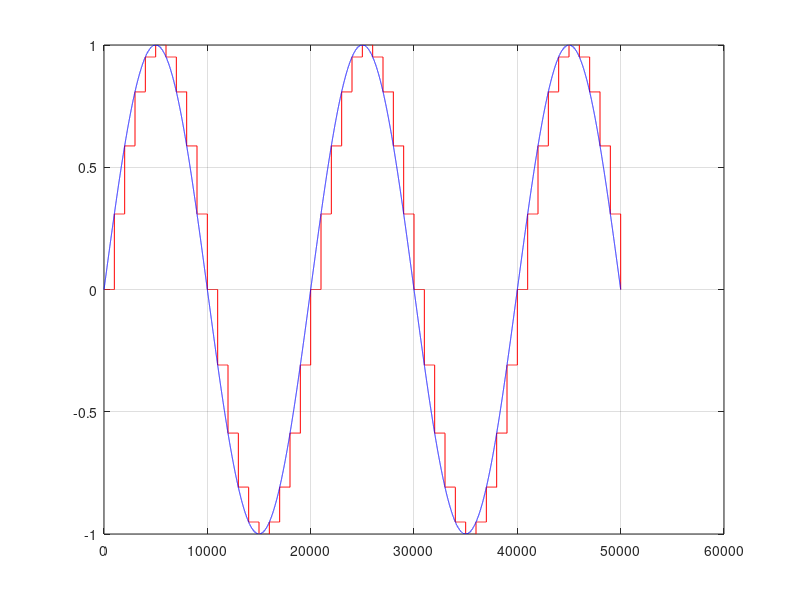
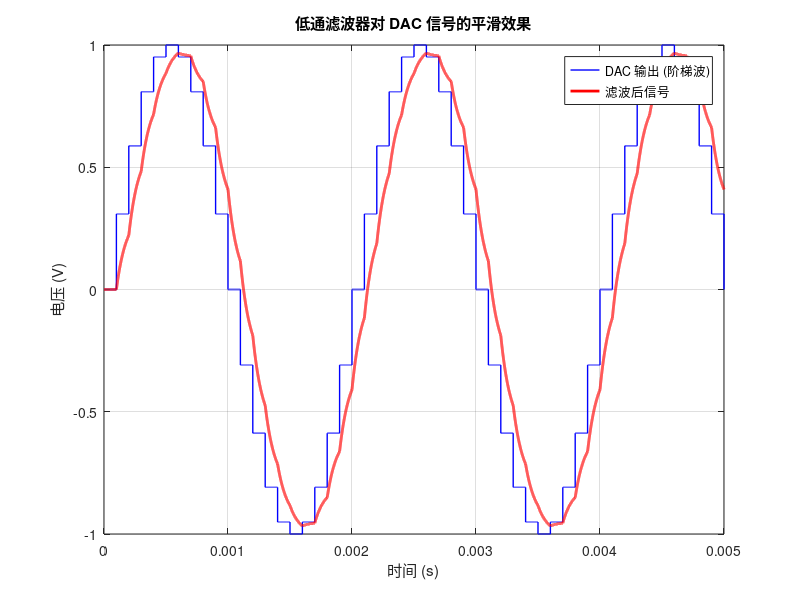

Write MATLAB code to recreate these figures, in order. (Note: this script raises an error after producing the figures.)
clc;
clear;
% 参数定义
fs_dac = 10e3;       % DAC 采样率 1MHz
Ts = 1/fs_dac;        % 采样周期
f_sig = 500;          % 信号频率
dt = 1e-7;
t_sim = 0:dt:0.005; % 高密度时间轴 (模拟连续)

% 连续信号
signal = sin(2*pi*f_sig*t_sim);

%采样信号
t_sample = 0:Ts:0.005;
signal_sample = sin(2*pi*f_sig*t_sample);

%矩形函数h(t)

h_zoh = ones(1,round(Ts/dt));

%零阶插值结果
%采样信号映射到连续时间轴
signal_impluse = zeros(1,length(t_sim));
indices = round(t_sample/dt)+1;

% 防止索引越界
indices = indices(indices <= length(t_sim));
signal_impluse(indices) = signal_sample(1:length(indices));

% 零阶保持卷积（使用 'full' 保持长度一致）
signal_zoh = conv(signal_impluse, h_zoh);
signal_zoh = signal_zoh(1:length(t_sim));

figure;
plot(signal_zoh,Color='red');hold on;plot(signal,Color='blue');hold off;
grid on;

%传递函数
fc = 2e3;
%一阶RC滤波器
num = [1];
tau = 1/(2*pi*fc);
den =[tau,1];
sys_lf = tf(num,den);

[y_filtered, t_out] = lsim(sys_lf, signal_zoh, t_sim);

% 绘图对比
figure;
plot(t_sim, signal_zoh, 'b', 'LineWidth', 1); hold on;
plot(t_out, y_filtered, 'r', 'LineWidth', 2);
legend('DAC 输出 (阶梯波)', '滤波后信号');
xlabel('时间 (s)'); ylabel('电压 (V)');
title('低通滤波器对 DAC 信号的平滑效果');
grid on;

%二阶巴特沃斯滤波器
[b,a] = butter(2,2*pi*fc,'s');
sys_buffer = tf(b,a);

%二阶巴特沃斯滤波器输出
[y_butter,tout2] = lsim(sys_buffer,signal_zoh,t_sim);

%引入有源滤波器
%可控增益 阻抗隔离
%Sallen-Key二阶有源滤波器
wc = 2*pi*fc;
Q = 0.707;
sallen_key_num = wc*wc;
sallen_key_den = [1,wc/Q,wc*wc];
sallen_key_sys = tf(sallen_key_num,sallen_key_den,Name='Sallen_key-second-order');

[y_sallen,t_sallen] = lsim(sallen_key_sys,signal_zoh,t_sim);
% 绘图对比
figure;
plot(t_sim, signal_zoh, 'k:'); hold on;
plot(t_out, y_filtered, 'b', 'DisplayName', '一阶 LPF');
plot(tout2, y_butter, 'r', 'LineWidth', 1.5, 'DisplayName', '二阶巴特沃斯');
plot(t_sallen,y_sallen,'green','LineWidth', 1.5, 'DisplayName', '二阶sallen-key低通滤波器');
legend; title('不同阶数滤波器的对比');


% 定义不同的 Q 值
Q_list = [2.0, 0.707, 0.3];
colors = ['r', 'g', 'b'];
figure;
plot(t_sim, signal_zoh, 'k:', 'DisplayName', 'DAC Output'); hold on;

for i = 1:length(Q_list)
    Q_val = Q_list(i);
    % 构建传递函数
    num = wc^2;
    den = [1, wc/Q_val, wc^2];
    sys = tf(num, den);
    
    % 仿真
    y_out = lsim(sys, signal_zoh, t_sim);
    plot(t_sim, y_out, colors(i), 'LineWidth', 1.5, ...
         'DisplayName', ['Q = ', num2str(Q_val)]);
end

legend; title('不同 Q 值下的滤波器过冲现象'); grid on;


grpdelay();